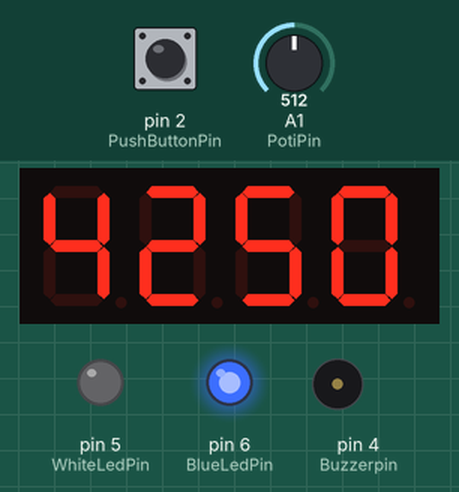
Simulated run of this sketch. Board: Arduino Uno, built with avr-gcc and run on an emulated ATmega328P. Parts: 4-digit seven-segment display, output pins drawn as LEDs (lit = HIGH), buzzer (waves = sounding). The test bench sets the inputs (shaded band); at power-on: pin 2 (PushButtonPin) HIGH, A1 (PotiPin) = 512.

Above: at 1.2 s.
1.3 s: pin 2 (PushButtonPin) pulled LOW for 0.15 s
At 1.37 s:
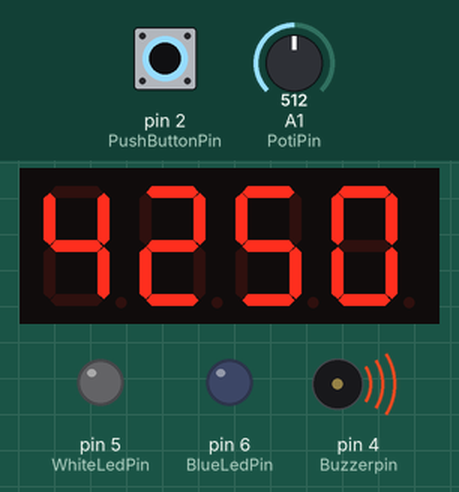
2.9 s: A1 (PotiPin) set to 716
At 4.1 s:
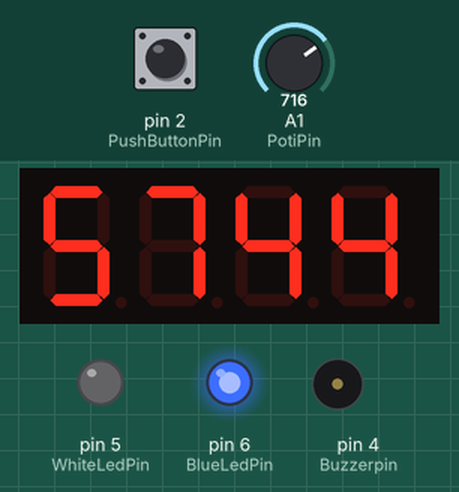
4.4 s: A1 (PotiPin) set to 900
At 5.4 s:
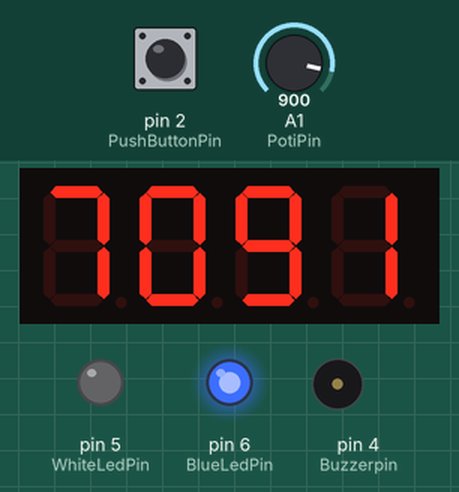
5.9 s: pin 2 (PushButtonPin) pulled LOW for 1 s
At 6.7 s:
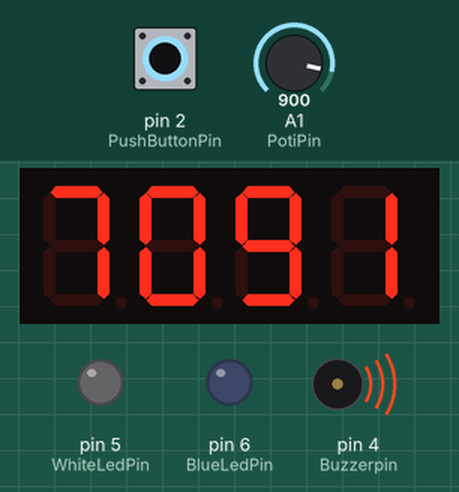
8.4 s: pin 2 (PushButtonPin) pulled LOW for 3.2 s
At 12.8 s:
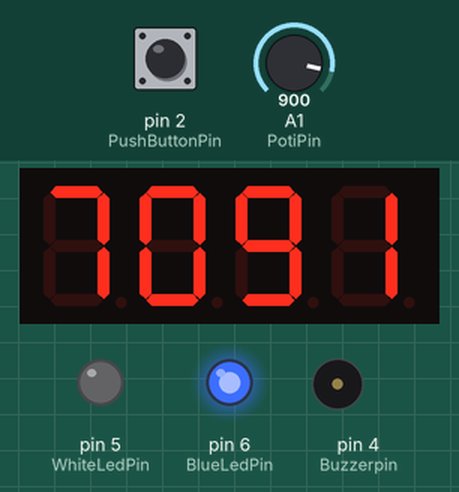
13.1 s: A1 (PotiPin) set to 1023
At 13.6 s:
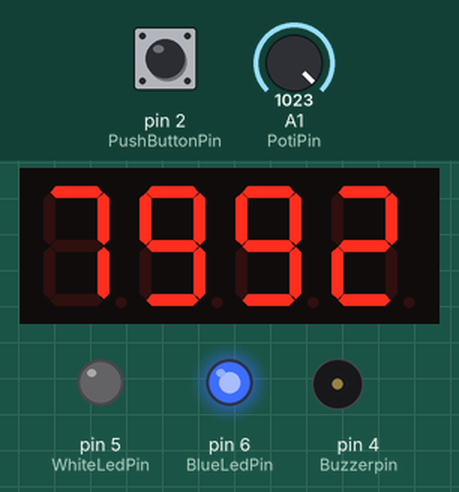
Timing chart, 0 to 15.6 s (numbered marks = the images above; inputs shaded):
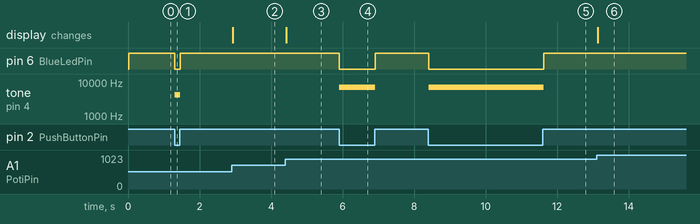

The sketch:

tester.ino
```cpp
#include <TM1637Display.h>

#define PushButtonPin 2
#define Buzzerpin 4
#define PotiPin A1
#define CLKPin 10
#define DIOPin 11
#define WhiteLedPin 5
#define BlueLedPin 6

int freq;
int PotiValue;
bool PushButtonStatus;

TM1637Display display4d(CLKPin, DIOPin);

void setup()
{
    pinMode(WhiteLedPin,OUTPUT);
    pinMode(BlueLedPin,OUTPUT);
    pinMode(PotiPin,INPUT);
    pinMode(PushButtonPin,INPUT_PULLUP);
    pinMode(Buzzerpin, OUTPUT);

}

void loop()
{
    display4d.setBrightness(15);

    PotiValue = analogRead(PotiPin);
    freq = map(PotiValue, 0, 1024, 500, 8000); //map(value, fromLow, fromHigh, toLow, toHigh)
    display4d.showNumberDec(freq, false);

    PushButtonStatus = digitalRead(PushButtonPin);
    digitalWrite(BlueLedPin,PushButtonStatus);

    if (PushButtonStatus == LOW)
    {
        tone(Buzzerpin, freq);
    }
    else
    {
        noTone(Buzzerpin);
    }


}
```

Measured:
- after the input at 1.3 s, pin 6 (BlueLedPin): HIGH → LOW at once, → HIGH 0.15 s later; tone on pin 4 (Buzzerpin): silent → 4250 Hz at once, → silent 0.15 s later
- after the input at 2.9 s, the display: changes at once (image 2)
- after the input at 4.4 s, the display: changes at once (image 3)
- after the input at 5.9 s, pin 6 (BlueLedPin): HIGH → LOW at once, → HIGH 1.0 s later; tone on pin 4 (Buzzerpin): silent → 7091 Hz at once, → silent 1.0 s later
- after the input at 8.4 s, pin 6 (BlueLedPin): HIGH → LOW at once, → HIGH 3.2 s later; tone on pin 4 (Buzzerpin): silent → 7091 Hz at once, → silent 3.2 s later
- after the input at 13.1 s, the display: changes at once (image 6)
